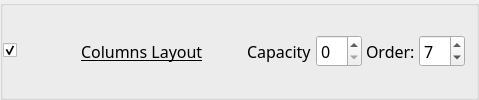
        <widget class="QGroupBox" name="GB_7_columnsLayout">
         <property name="sizePolicy">
          <sizepolicy hsizetype="Preferred" vsizetype="Maximum">
           <horstretch>0</horstretch>
           <verstretch>0</verstretch>
          </sizepolicy>
         </property>
         <property name="title">
          <string/>
         </property>
         <property name="flat">
          <bool>true</bool>
         </property>
         <layout class="QGridLayout" name="gridLayout_33">
          <property name="leftMargin">
           <number>0</number>
          </property>
          <property name="horizontalSpacing">
           <number>4</number>
          </property>
          <item row="0" column="0">
           <widget class="QCheckBox" name="kcfg_columnsLayoutEnabled">
            <property name="accessibleName">
             <string>Columns Layout</string>
            </property>
            <property name="checked">
             <bool>true</bool>
            </property>
           </widget>
          </item>
          <item row="0" column="1">
           <widget class="QToolButton" name="columnsLayoutPictogram">
            <property name="icon">
             <iconset theme="krohnkite-layout-columns"/>
            </property>
            <property name="iconSize">
             <size><width>48</width><height>32</height></size>
            </property>
            <property name="minimumSize">
             <size><width>56</width><height>40</height></size>
            </property>
            <property name="maximumSize">
             <size><width>56</width><height>40</height></size>
            </property>
            <property name="autoRaise"><bool>true</bool></property>
            <property name="focusPolicy"><enum>Qt::FocusPolicy::NoFocus</enum></property>
            <property name="accessibleName"><string>Columns Layout preview</string></property>
            <property name="styleSheet">
             <string notr="true">QToolButton { border: none; background: transparent; } QToolButton:hover { border: none; background: transparent; } QToolButton:pressed { border: none; background: transparent; }</string>
            </property>
           </widget>
          </item>
          <property name="topMargin">
           <number>0</number>
          </property>
          <property name="bottomMargin">
           <number>0</number>
          </property>
          <property name="verticalSpacing">
           <number>0</number>
          </property>
          <item row="0" column="5">
           <widget class="QSpinBox" name="kcfg_columnsLayoutCapacity">
            <property name="font">
             <font>
              <family>Noto Sans</family>
              <pointsize>12</pointsize>
              <italic>false</italic>
              <bold>false</bold>
              <underline>false</underline>
             </font>
            </property>
            <property name="toolTip">
             <string>&lt;html&gt;&lt;head/&gt;&lt;body&gt;&lt;p&gt;0 - to disable&lt;/p&gt;&lt;/body&gt;&lt;/html&gt;</string>
            </property>
            <property name="maximum">
             <number>99</number>
            </property>
            <property name="value">
             <number>0</number>
            </property>
           </widget>
          </item>
          <item row="0" column="7">
           <widget class="QSpinBox" name="kcfg_columnsLayoutOrder">
            <property name="font">
             <font>
              <family>Noto Sans</family>
              <pointsize>12</pointsize>
              <italic>false</italic>
              <bold>false</bold>
              <underline>false</underline>
             </font>
            </property>
            <property name="toolTip">
             <string>Order in layout rotation</string>
            </property>
            <property name="minimum">
             <number>1</number>
            </property>
            <property name="maximum">
             <number>12</number>
            </property>
            <property name="value">
             <number>7</number>
            </property>
           </widget>
          </item>
          <item row="0" column="3">
           <spacer name="horizontalSpacer_29">
            <property name="orientation">
             <enum>Qt::Orientation::Horizontal</enum>
            </property>
            <property name="sizeHint" stdset="0">
             <size>
              <width>40</width>
              <height>20</height>
             </size>
            </property>
           </spacer>
          </item>
          <item row="0" column="6">
           <widget class="QLabel" name="label_53">
            <property name="font">
             <font>
              <family>Noto Sans</family>
              <pointsize>12</pointsize>
              <italic>false</italic>
              <bold>false</bold>
              <underline>false</underline>
             </font>
            </property>
            <property name="text">
             <string>Order:</string>
            </property>
           </widget>
          </item>
          <item row="0" column="4">
           <widget class="QLabel" name="label_54">
            <property name="font">
             <font>
              <family>Noto Sans</family>
              <pointsize>12</pointsize>
              <italic>false</italic>
              <bold>false</bold>
              <underline>false</underline>
             </font>
            </property>
            <property name="text">
             <string>Capacity</string>
            </property>
           </widget>
          </item>
          <item row="0" column="2">
           <widget class="QLabel" name="label_52">
            <property name="font">
             <font>
              <family>Noto Sans</family>
              <pointsize>12</pointsize>
              <italic>false</italic>
              <bold>false</bold>
              <underline>true</underline>
             </font>
            </property>
            <property name="text">
             <string>Columns Layout</string>
            </property>
            <property name="margin">
             <number>0</number>
            </property>
            <property name="buddy">
             <cstring>kcfg_columnsLayoutEnabled</cstring>
            </property>
           </widget>
          </item>
          </layout>
        </widget>
